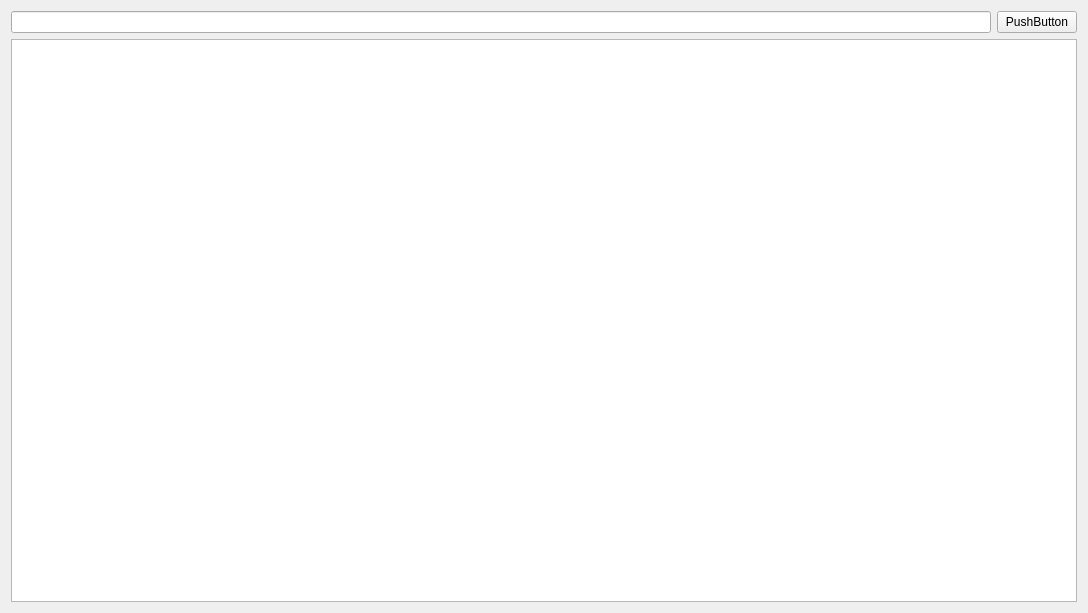
<?xml version="1.0" encoding="UTF-8"?>
<ui version="4.0">
 <class>Form</class>
 <widget class="QWidget" name="Form">
  <property name="geometry">
   <rect>
    <x>0</x>
    <y>0</y>
    <width>1088</width>
    <height>613</height>
   </rect>
  </property>
  <property name="windowTitle">
   <string>Form</string>
  </property>
  <layout class="QGridLayout" name="gridLayout">
   <item row="0" column="0">
    <layout class="QVBoxLayout" name="verticalLayout">
     <item>
      <layout class="QHBoxLayout" name="horizontalLayout">
       <item>
        <widget class="QLineEdit" name="lineEdit"/>
       </item>
       <item>
        <widget class="QPushButton" name="pushButton">
         <property name="enabled">
          <bool>true</bool>
         </property>
         <property name="sizePolicy">
          <sizepolicy hsizetype="Fixed" vsizetype="Fixed">
           <horstretch>0</horstretch>
           <verstretch>0</verstretch>
          </sizepolicy>
         </property>
         <property name="text">
          <string>PushButton</string>
         </property>
        </widget>
       </item>
      </layout>
     </item>
     <item>
      <widget class="QTableView" name="tableView"/>
     </item>
    </layout>
   </item>
  </layout>
 </widget>
 <resources/>
 <connections/>
</ui>
